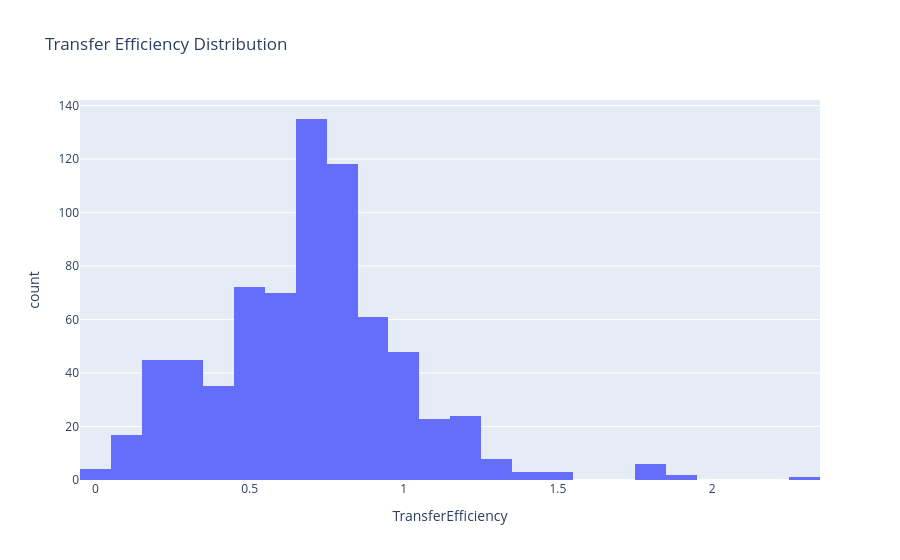

Here is the notebook cell this chart was saved with:
### Code cell
fig = px.histogram(
    df,
    x="TransferEfficiency",
    nbins=30,
    title="Transfer Efficiency Distribution"
)

fig.show()

### Figure 1 — Plotly figure (JSON) as saved in the notebook; plotly's stock layout.template omitted (floating-point values rounded to 4 significant figures; data arrays with more than 128 entries replaced by an {"elided": "..."} marker saying what was removed)
{"data": [{"bingroup": "x", "hovertemplate": "TransferEfficiency=%{x}<br>count=%{y}<extra></extra>", "legendgroup": "", "marker": {"color": "#636efa", "pattern": {"shape": ""}}, "name": "", "nbinsx": 30, "orientation": "v", "showlegend": false, "type": "histogram", "x": {"elided": "720 float values"}, "xaxis": "x", "yaxis": "y"}], "layout": {"barmode": "relative", "legend": {"tracegroupgap": 0}, "title": {"text": "Transfer Efficiency Distribution"}, "xaxis": {"anchor": "y", "domain": [0, 1], "title": {"text": "TransferEfficiency"}}, "yaxis": {"anchor": "x", "domain": [0, 1], "title": {"text": "count"}}}}
